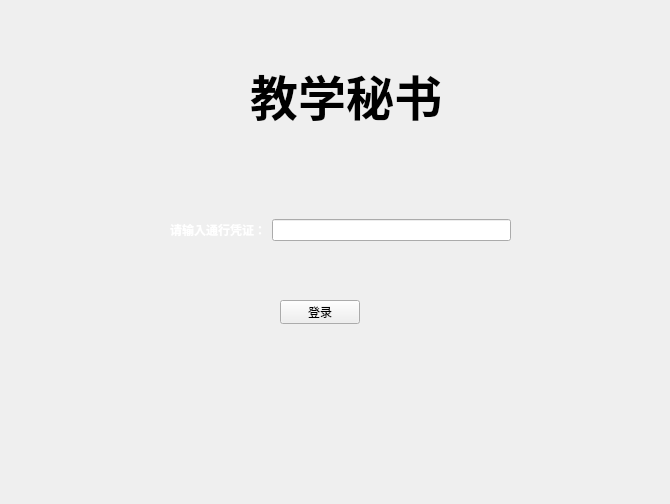
<?xml version="1.0" encoding="UTF-8"?>
<ui version="4.0">
 <class>newwindow</class>
 <widget class="QWidget" name="newwindow">
  <property name="geometry">
   <rect>
    <x>0</x>
    <y>0</y>
    <width>670</width>
    <height>504</height>
   </rect>
  </property>
  <property name="windowTitle">
   <string>Form</string>
  </property>
  <widget class="QPushButton" name="TSLoginButton">
   <property name="geometry">
    <rect>
     <x>280</x>
     <y>300</y>
     <width>80</width>
     <height>24</height>
    </rect>
   </property>
   <property name="text">
    <string>登录</string>
   </property>
  </widget>
  <widget class="QLabel" name="label">
   <property name="geometry">
    <rect>
     <x>250</x>
     <y>40</y>
     <width>241</width>
     <height>111</height>
    </rect>
   </property>
   <property name="text">
    <string>&lt;html&gt;&lt;head/&gt;&lt;body&gt;&lt;p&gt;&lt;span style=&quot; font-size:36pt; font-weight:700;&quot;&gt; 教学秘书&lt;/span&gt;&lt;/p&gt;&lt;/body&gt;&lt;/html&gt;</string>
   </property>
  </widget>
  <widget class="QLabel" name="TSBackGround">
   <property name="geometry">
    <rect>
     <x>0</x>
     <y>0</y>
     <width>681</width>
     <height>511</height>
    </rect>
   </property>
   <property name="text">
    <string/>
   </property>
   <property name="pixmap">
    <pixmap resource="res.qrc">:/image/image/login.jpg</pixmap>
   </property>
   <property name="scaledContents">
    <bool>true</bool>
   </property>
  </widget>
  <widget class="QWidget" name="horizontalLayoutWidget">
   <property name="geometry">
    <rect>
     <x>170</x>
     <y>190</y>
     <width>341</width>
     <height>80</height>
    </rect>
   </property>
   <layout class="QHBoxLayout" name="horizontalLayout">
    <item>
     <widget class="QLabel" name="label_2">
      <property name="text">
       <string>&lt;html&gt;&lt;head/&gt;&lt;body&gt;&lt;p&gt;&lt;span style=&quot; font-weight:700; color:#ffffff;&quot;&gt;请输入通行凭证：&lt;/span&gt;&lt;/p&gt;&lt;/body&gt;&lt;/html&gt;</string>
      </property>
     </widget>
    </item>
    <item>
     <widget class="QLineEdit" name="TSpassword"/>
    </item>
   </layout>
  </widget>
  <zorder>TSBackGround</zorder>
  <zorder>TSLoginButton</zorder>
  <zorder>label</zorder>
  <zorder>horizontalLayoutWidget</zorder>
 </widget>
 <resources>
  <include location="res.qrc"/>
 </resources>
 <connections/>
</ui>
